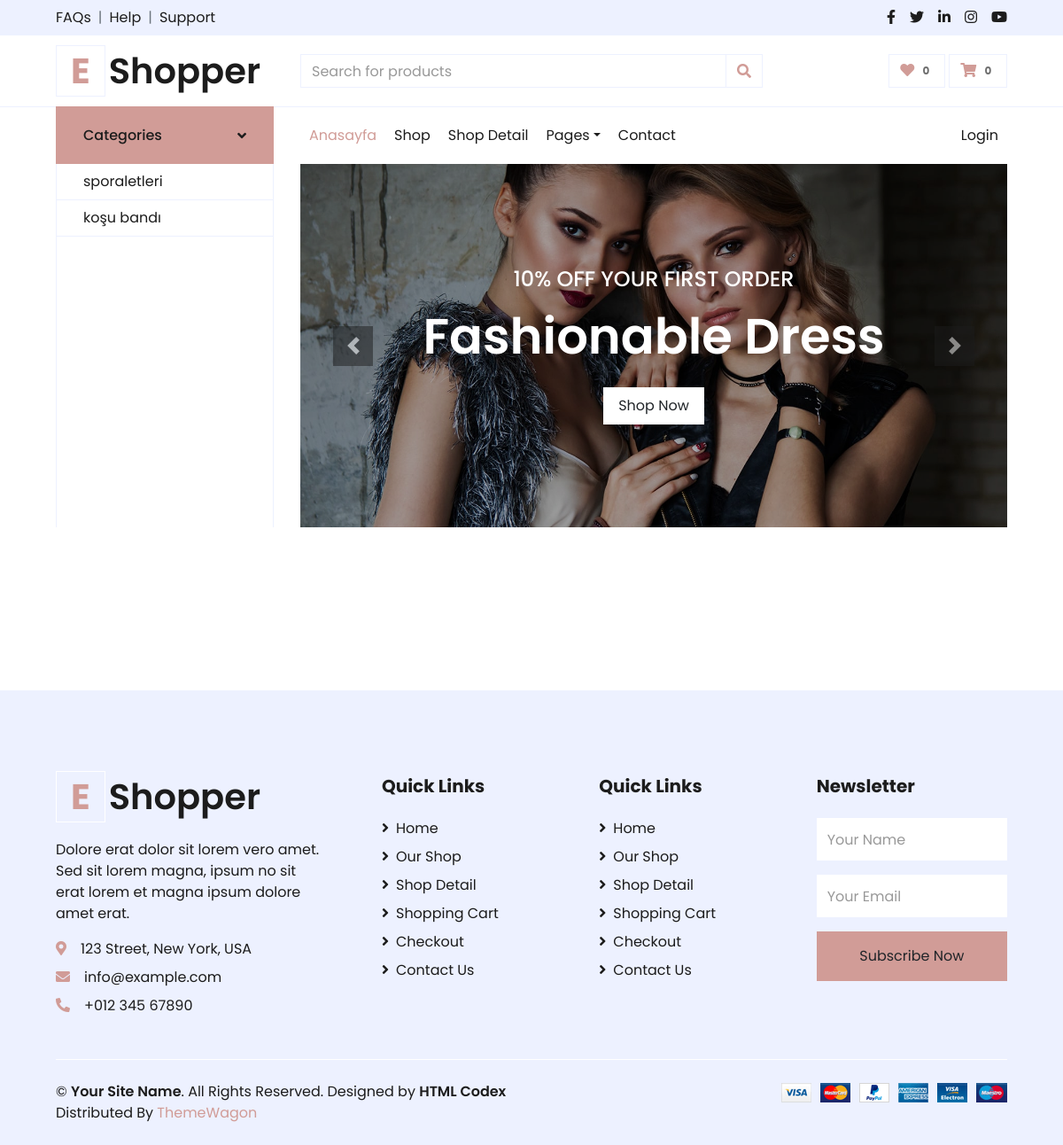
The app's page /Category/3/bisiklet, older data.
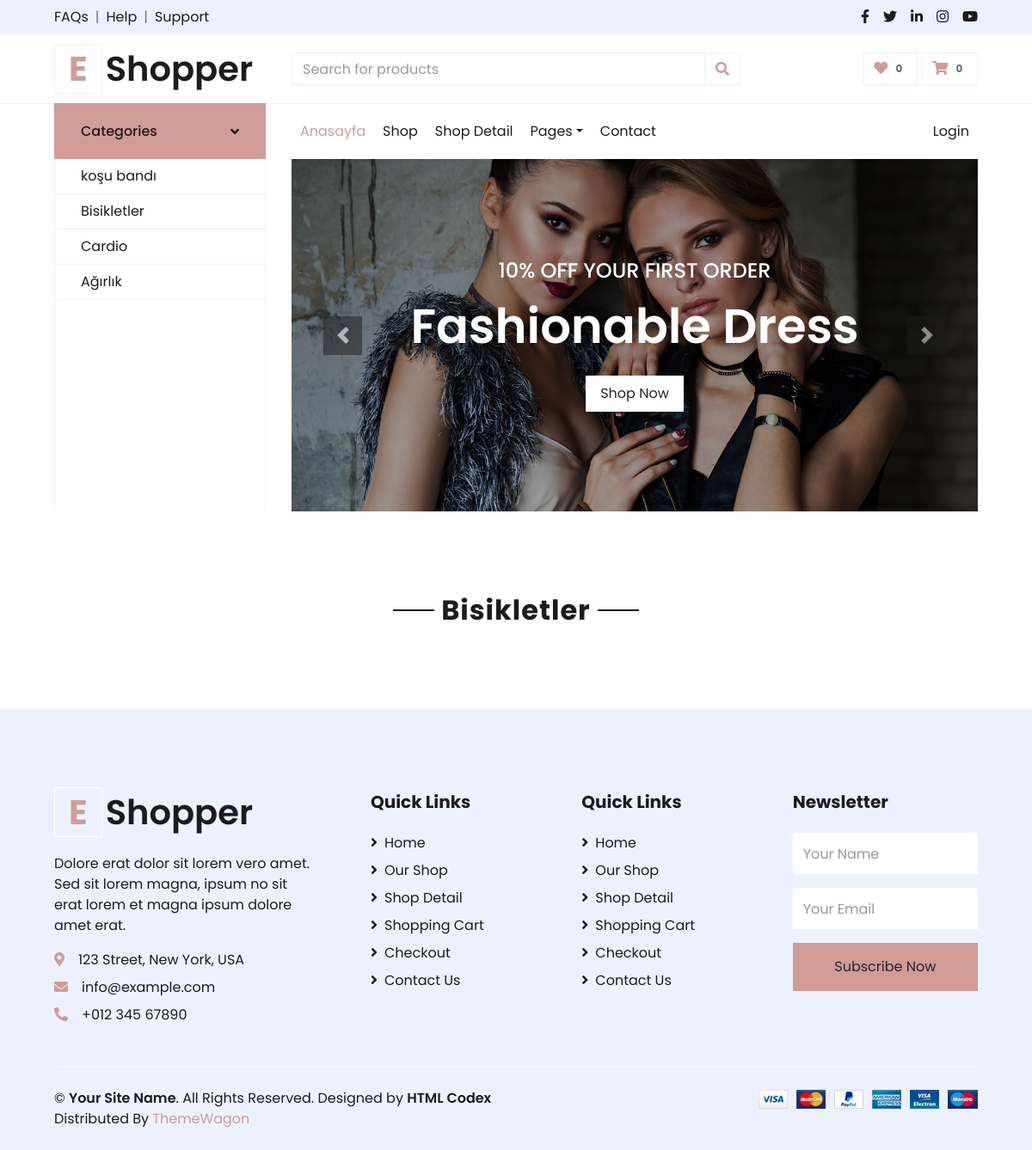
The same page, newer data.
### product/models.py (models this page shows, shortened)
class category(models.Model):
    STATUS = (
        ('True', 'Evet'),
        ('False', 'False'),
    )
    title = models.CharField(max_length=30)
    keywords = models.CharField(max_length=255)
    description = models.CharField(max_length=255)
    image = models.ImageField(blank=True, upload_to='images/')
    status = models.CharField(max_length=10, choices=STATUS)
    slug = models.SlugField()
    parent = models.ForeignKey('self', blank=True, null=True, related_name='children', on_delete=models.CASCADE)
    create_at = models.DateTimeField(auto_now_add=True)
    update_at = models.DateTimeField(auto_now=True)

### home/views.py (the view)
# urls.py: path('Category/<int:id>/<slug:slug>', views.category_products, name='category_products'),]
def category_products(request, id, slug):
    Category = category.objects.all()
    selectedCategory = category.objects.filter(pk=id)
    product = Product.objects.filter(category_id=id)
    context = {'selectedCategory': selectedCategory,
               'Products': product,
               'category':Category}
    return render(request, 'category_products.html', context)

### home/templates/category_products.html (shortened to what this page needs)
{%  extends "homebase.html" %}
{% load static %}
{% block header %}{% include "header.html" %}{% endblock %}
{% block sidebar %}{% include "sidebar.html" %}{% endblock %}
{% block content %}
    <div class="container-fluid pt-5">
        <div class="text-center mb-4">
            {% for i in selectedCategory %}
            <h2 class="section-title px-5"><span class="px-2">{{ i.title}}</span></h2>
            {% endfor %}
        </div>
        <div class="row px-xl-5 pb-3">
        </div>
    </div>
{% endblock %}
{% block footer %}{% include "footer.html" %}{% endblock %}

### home/templates/sidebar.html (shortened to what this page needs)
{% load static %}
    <div class="container-fluid mb-5">
        <div class="row border-top px-xl-5">
            <div class="col-lg-3 d-none d-lg-block">
                <a class="btn shadow-none d-flex align-items-center justify-content-between bg-primary text-white w-100" data-toggle="collapse" href="#navbar-vertical" style="height: 65px; margin-top: -1px; padding: 0 30px;">
                    <h6 class="m-0">Categories</h6>
                    <i class="fa fa-angle-down text-dark"></i>
                </a>
                <nav class="collapse show navbar navbar-vertical navbar-light align-items-start p-0 border border-top-0 border-bottom-0" id="navbar-vertical">
                    <div class="navbar-nav w-100 overflow-hidden" style="height: 410px">
                        {% for i in category %}
                        <a href="/Category/{{ i.id }}/{{ i.slug }}" class="nav-item nav-link">{{ i.title }}</a>
                        {% endfor %}
                    </div>
                </nav>
            </div>
            <div class="col-lg-9">
                <nav class="navbar navbar-expand-lg bg-light navbar-light py-3 py-lg-0 px-0">
                    <div class="collapse navbar-collapse justify-content-between" id="navbarCollapse">
                        <div class="navbar-nav mr-auto py-0">
                            <a href="/" class="nav-item nav-link active">Anasayfa</a>
                            <a href="shop.html" class="nav-item nav-link">Shop</a>
                            <a href="detail.html" class="nav-item nav-link">Shop Detail</a>
                            <div class="nav-item dropdown">
                                <a href="#" class="nav-link dropdown-toggle" data-toggle="dropdown">Pages</a>
                            </div>
                            <a href="contact.html" class="nav-item nav-link">Contact</a>
                        </div>
                        <div class="navbar-nav ml-auto py-0">
                            {% if user.id is not None %}
                            <a href="" class="nav-item nav-link">{{ user.first_name }}</a>
                                <a href="/logout/" class="nav-item nav-link">Çıkış Yap</a>
                                {% else %}
                                <a href="/login/" class="nav-item nav-link">Login</a>
                            {% endif %}
                        </div>
                    </div>
                </nav>
                <div id="header-carousel" class="carousel slide" data-ride="carousel">
                    <div class="carousel-inner">
                        <div class="carousel-item active" style="height: 410px;">
                            <img class="img-fluid" src="{%  static 'img/carousel-1.jpg' %}" alt="Image">
                            <div class="carousel-caption d-flex flex-column align-items-center justify-content-center">
                                <div class="p-3" style="max-width: 700px;">
                                    <h4 class="text-light text-uppercase font-weight-medium mb-3">10% Off Your First Order</h4>
                                    <h3 class="display-4 text-white font-weight-semi-bold mb-4">Fashionable Dress</h3>
                                    <a href="" class="btn btn-light py-2 px-3">Shop Now</a>
                                </div>
                            </div>
                        </div>
                    </div>
                    <a class="carousel-control-prev" href="#header-carousel" data-slide="prev">
                        <div class="btn btn-dark" style="width: 45px; height: 45px;">
                            <span class="carousel-control-prev-icon mb-n2"></span>
                        </div>
                    </a>
                    <a class="carousel-control-next" href="#header-carousel" data-slide="next">
                        <div class="btn btn-dark" style="width: 45px; height: 45px;">
                            <span class="carousel-control-next-icon mb-n2"></span>
                        </div>
                    </a>
                </div>
            </div>
        </div>
    </div>

Row changes from the older to the newer data that the page shows:
removed category: title "sporaletleri", shown under "Categories"
added category: title "Bisikletler"
added category: title "Cardio", shown under "Categories"
added category: title "Ağırlık", shown under "Categories"
